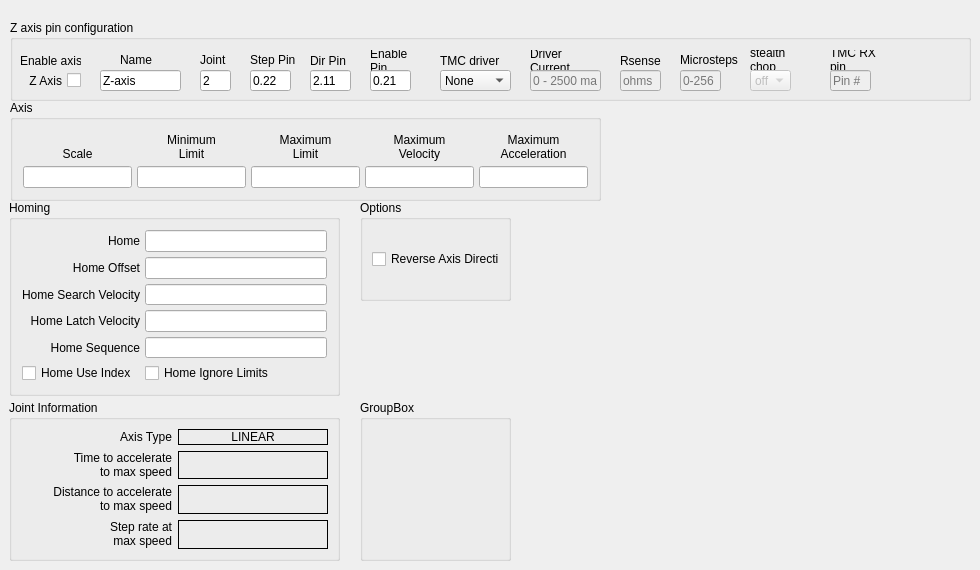
        <widget class="QWidget" name="tab_13">
         <attribute name="title">
          <string>Z Axis</string>
         </attribute>
         <widget class="QGroupBox" name="jointAxisGroup_2">
          <property name="geometry">
           <rect>
            <x>10</x>
            <y>100</y>
            <width>591</width>
            <height>101</height>
           </rect>
          </property>
          <property name="sizePolicy">
           <sizepolicy hsizetype="Preferred" vsizetype="Preferred">
            <horstretch>0</horstretch>
            <verstretch>0</verstretch>
           </sizepolicy>
          </property>
          <property name="styleSheet">
           <string notr="true"/>
          </property>
          <property name="title">
           <string>Axis</string>
          </property>
          <layout class="QGridLayout" name="gridLayout_10">
           <property name="leftMargin">
            <number>10</number>
           </property>
           <property name="topMargin">
            <number>10</number>
           </property>
           <property name="rightMargin">
            <number>10</number>
           </property>
           <property name="bottomMargin">
            <number>10</number>
           </property>
           <property name="spacing">
            <number>5</number>
           </property>
           <item row="0" column="0">
            <widget class="QLabel" name="label_93">
             <property name="text">
              <string>Scale</string>
             </property>
             <property name="alignment">
              <set>Qt::AlignBottom|Qt::AlignHCenter</set>
             </property>
            </widget>
           </item>
           <item row="0" column="2">
            <widget class="QLabel" name="label_94">
             <property name="text">
              <string>Minimum
Limit</string>
             </property>
             <property name="alignment">
              <set>Qt::AlignBottom|Qt::AlignHCenter</set>
             </property>
             <property name="wordWrap">
              <bool>true</bool>
             </property>
            </widget>
           </item>
           <item row="0" column="3">
            <widget class="QLabel" name="label_95">
             <property name="text">
              <string>Maximum
Limit</string>
             </property>
             <property name="textFormat">
              <enum>Qt::AutoText</enum>
             </property>
             <property name="alignment">
              <set>Qt::AlignBottom|Qt::AlignHCenter</set>
             </property>
             <property name="wordWrap">
              <bool>true</bool>
             </property>
            </widget>
           </item>
           <item row="1" column="2">
            <widget class="QLineEdit" name="minLimit_3">
             <property name="alignment">
              <set>Qt::AlignRight|Qt::AlignTrailing|Qt::AlignVCenter</set>
             </property>
            </widget>
           </item>
           <item row="1" column="3">
            <widget class="QLineEdit" name="maxLimit_3">
             <property name="alignment">
              <set>Qt::AlignRight|Qt::AlignTrailing|Qt::AlignVCenter</set>
             </property>
            </widget>
           </item>
           <item row="0" column="4">
            <widget class="QLabel" name="label_96">
             <property name="text">
              <string>Maximum
Velocity</string>
             </property>
             <property name="alignment">
              <set>Qt::AlignBottom|Qt::AlignHCenter</set>
             </property>
             <property name="wordWrap">
              <bool>true</bool>
             </property>
            </widget>
           </item>
           <item row="1" column="4">
            <widget class="QLineEdit" name="maxVelocity_3">
             <property name="alignment">
              <set>Qt::AlignRight|Qt::AlignTrailing|Qt::AlignVCenter</set>
             </property>
            </widget>
           </item>
           <item row="0" column="5">
            <widget class="QLabel" name="label_97">
             <property name="text">
              <string>Maximum
Acceleration</string>
             </property>
             <property name="alignment">
              <set>Qt::AlignBottom|Qt::AlignHCenter</set>
             </property>
             <property name="wordWrap">
              <bool>true</bool>
             </property>
            </widget>
           </item>
           <item row="1" column="0">
            <widget class="QLineEdit" name="scale_3"/>
           </item>
           <item row="1" column="5">
            <widget class="QLineEdit" name="maxAccel_3">
             <property name="alignment">
              <set>Qt::AlignRight|Qt::AlignTrailing|Qt::AlignVCenter</set>
             </property>
            </widget>
           </item>
          </layout>
         </widget>
         <widget class="QGroupBox" name="groupBox_5">
          <property name="geometry">
           <rect>
            <x>9</x>
            <y>200</y>
            <width>331</width>
            <height>196</height>
           </rect>
          </property>
          <property name="styleSheet">
           <string notr="true"/>
          </property>
          <property name="title">
           <string>Homing</string>
          </property>
          <layout class="QGridLayout" name="gridLayout_9">
           <property name="leftMargin">
            <number>10</number>
           </property>
           <property name="topMargin">
            <number>10</number>
           </property>
           <property name="rightMargin">
            <number>10</number>
           </property>
           <property name="bottomMargin">
            <number>10</number>
           </property>
           <property name="spacing">
            <number>5</number>
           </property>
           <item row="0" column="0">
            <widget class="QLabel" name="label_98">
             <property name="text">
              <string>Home</string>
             </property>
             <property name="alignment">
              <set>Qt::AlignRight|Qt::AlignTrailing|Qt::AlignVCenter</set>
             </property>
            </widget>
           </item>
           <item row="0" column="1">
            <widget class="QLineEdit" name="home_3">
             <property name="toolTip">
              <string>&lt;html&gt;&lt;head/&gt;&lt;body&gt;&lt;p&gt;Home is usually set to 0&lt;/p&gt;&lt;/body&gt;&lt;/html&gt;</string>
             </property>
             <property name="alignment">
              <set>Qt::AlignRight|Qt::AlignTrailing|Qt::AlignVCenter</set>
             </property>
            </widget>
           </item>
           <item row="1" column="0">
            <widget class="QLabel" name="label_99">
             <property name="text">
              <string>Home Offset</string>
             </property>
             <property name="alignment">
              <set>Qt::AlignRight|Qt::AlignTrailing|Qt::AlignVCenter</set>
             </property>
            </widget>
           </item>
           <item row="1" column="1">
            <widget class="QLineEdit" name="homeOffset_3">
             <property name="toolTip">
              <string>&lt;html&gt;&lt;head/&gt;&lt;body&gt;&lt;p&gt;Home Offset can be used to back off of the home switch&lt;/p&gt;&lt;/body&gt;&lt;/html&gt;</string>
             </property>
             <property name="alignment">
              <set>Qt::AlignRight|Qt::AlignTrailing|Qt::AlignVCenter</set>
             </property>
            </widget>
           </item>
           <item row="2" column="0">
            <widget class="QLabel" name="label_100">
             <property name="text">
              <string>Home Search Velocity</string>
             </property>
             <property name="alignment">
              <set>Qt::AlignRight|Qt::AlignTrailing|Qt::AlignVCenter</set>
             </property>
            </widget>
           </item>
           <item row="2" column="1">
            <widget class="QLineEdit" name="homeSearchVel_3">
             <property name="toolTip">
              <string>&lt;html&gt;&lt;head/&gt;&lt;body&gt;&lt;p&gt;Search Velocity is in units per second&lt;/p&gt;&lt;/body&gt;&lt;/html&gt;</string>
             </property>
             <property name="alignment">
              <set>Qt::AlignRight|Qt::AlignTrailing|Qt::AlignVCenter</set>
             </property>
            </widget>
           </item>
           <item row="3" column="0">
            <widget class="QLabel" name="label_101">
             <property name="text">
              <string>Home Latch Velocity</string>
             </property>
             <property name="alignment">
              <set>Qt::AlignRight|Qt::AlignTrailing|Qt::AlignVCenter</set>
             </property>
            </widget>
           </item>
           <item row="3" column="1">
            <widget class="QLineEdit" name="homeLatchVel_4">
             <property name="toolTip">
              <string>&lt;html&gt;&lt;head/&gt;&lt;body&gt;&lt;p&gt;Latch Velocity is in user units per second&lt;br/&gt;usually set slower than Search Velocity&lt;/p&gt;&lt;/body&gt;&lt;/html&gt;</string>
             </property>
             <property name="alignment">
              <set>Qt::AlignRight|Qt::AlignTrailing|Qt::AlignVCenter</set>
             </property>
            </widget>
           </item>
           <item row="5" column="0">
            <widget class="QCheckBox" name="homeUseIndex_3">
             <property name="text">
              <string>Home Use Index</string>
             </property>
            </widget>
           </item>
           <item row="5" column="1">
            <widget class="QCheckBox" name="homeIgnoreLimits_3">
             <property name="text">
              <string>Home Ignore Limits</string>
             </property>
            </widget>
           </item>
           <item row="4" column="0">
            <widget class="QLabel" name="label_102">
             <property name="text">
              <string>Home Sequence</string>
             </property>
             <property name="alignment">
              <set>Qt::AlignRight|Qt::AlignTrailing|Qt::AlignVCenter</set>
             </property>
            </widget>
           </item>
           <item row="4" column="1">
            <widget class="QLineEdit" name="homeSequence_3">
             <property name="toolTip">
              <string>&lt;html&gt;&lt;head/&gt;&lt;body&gt;&lt;p&gt;Home sequences start at 0 and do not skip a number.&lt;/p&gt;&lt;p&gt;Multiple joint axis use a negative number.&lt;/p&gt;&lt;p&gt;Leave blank to home the joint manually.&lt;/p&gt;&lt;/body&gt;&lt;/html&gt;</string>
             </property>
            </widget>
           </item>
          </layout>
         </widget>
         <widget class="QGroupBox" name="gridGroupBox_4">
          <property name="geometry">
           <rect>
            <x>9</x>
            <y>400</y>
            <width>331</width>
            <height>161</height>
           </rect>
          </property>
          <property name="styleSheet">
           <string notr="true"/>
          </property>
          <property name="title">
           <string>Joint Information</string>
          </property>
          <layout class="QGridLayout" name="gridLayout_33">
           <item row="1" column="1">
            <widget class="QLabel" name="axisType_3">
             <property name="frameShape">
              <enum>QFrame::Box</enum>
             </property>
             <property name="text">
              <string>LINEAR</string>
             </property>
             <property name="alignment">
              <set>Qt::AlignCenter</set>
             </property>
            </widget>
           </item>
           <item row="2" column="1">
            <widget class="QLabel" name="timeJoint_2">
             <property name="frameShape">
              <enum>QFrame::Box</enum>
             </property>
             <property name="text">
              <string>&lt;html&gt;&lt;head/&gt;&lt;body&gt;&lt;p align=&quot;center&quot;&gt;&lt;br/&gt;&lt;/p&gt;&lt;/body&gt;&lt;/html&gt;</string>
             </property>
            </widget>
           </item>
           <item row="2" column="0">
            <widget class="QLabel" name="label_187">
             <property name="text">
              <string>&lt;html&gt;&lt;head/&gt;&lt;body&gt;&lt;p align=&quot;right&quot;&gt;Time to accelerate&lt;br/&gt;to max speed&lt;/p&gt;&lt;/body&gt;&lt;/html&gt;</string>
             </property>
            </widget>
           </item>
           <item row="3" column="0">
            <widget class="QLabel" name="label_188">
             <property name="text">
              <string>&lt;html&gt;&lt;head/&gt;&lt;body&gt;&lt;p align=&quot;right&quot;&gt;Distance to accelerate&lt;br/&gt;to max speed&lt;/p&gt;&lt;/body&gt;&lt;/html&gt;</string>
             </property>
            </widget>
           </item>
           <item row="3" column="1">
            <widget class="QLabel" name="distanceJoint_2">
             <property name="frameShape">
              <enum>QFrame::Box</enum>
             </property>
             <property name="text">
              <string>&lt;html&gt;&lt;head/&gt;&lt;body&gt;&lt;p align=&quot;center&quot;&gt;&lt;br/&gt;&lt;/p&gt;&lt;/body&gt;&lt;/html&gt;</string>
             </property>
            </widget>
           </item>
           <item row="4" column="0">
            <widget class="QLabel" name="label_189">
             <property name="text">
              <string>&lt;html&gt;&lt;head/&gt;&lt;body&gt;&lt;p align=&quot;right&quot;&gt;Step rate at&lt;br/&gt;max speed&lt;/p&gt;&lt;/body&gt;&lt;/html&gt;</string>
             </property>
            </widget>
           </item>
           <item row="4" column="1">
            <widget class="QLabel" name="stepRateJoint_2">
             <property name="frameShape">
              <enum>QFrame::Box</enum>
             </property>
             <property name="text">
              <string>&lt;html&gt;&lt;head/&gt;&lt;body&gt;&lt;p align=&quot;center&quot;&gt;&lt;br/&gt;&lt;/p&gt;&lt;/body&gt;&lt;/html&gt;</string>
             </property>
            </widget>
           </item>
           <item row="1" column="0">
            <widget class="QLabel" name="label_103">
             <property name="text">
              <string>Axis Type</string>
             </property>
             <property name="alignment">
              <set>Qt::AlignRight|Qt::AlignTrailing|Qt::AlignVCenter</set>
             </property>
            </widget>
           </item>
          </layout>
         </widget>
         <widget class="QGroupBox" name="groupBox_20">
          <property name="geometry">
           <rect>
            <x>360</x>
            <y>400</y>
            <width>151</width>
            <height>161</height>
           </rect>
          </property>
          <property name="title">
           <string>GroupBox</string>
          </property>
         </widget>
         <widget class="QGroupBox" name="groupBox_21">
          <property name="geometry">
           <rect>
            <x>360</x>
            <y>200</y>
            <width>151</width>
            <height>101</height>
           </rect>
          </property>
          <property name="title">
           <string>Options</string>
          </property>
          <layout class="QGridLayout" name="gridLayout_55">
           <item row="0" column="0">
            <widget class="QCheckBox" name="reverse_3">
             <property name="text">
              <string>Reverse Axis Direction</string>
             </property>
            </widget>
           </item>
          </layout>
         </widget>
         <widget class="QGroupBox" name="groupBox_69">
          <property name="geometry">
           <rect>
            <x>10</x>
            <y>20</y>
            <width>961</width>
            <height>81</height>
           </rect>
          </property>
          <property name="title">
           <string>Z axis pin configuration</string>
          </property>
          <widget class="QLabel" name="label_407">
           <property name="geometry">
            <rect>
             <x>820</x>
             <y>30</y>
             <width>61</width>
             <height>20</height>
            </rect>
           </property>
           <property name="text">
            <string>TMC RX pin</string>
           </property>
           <property name="wordWrap">
            <bool>true</bool>
           </property>
          </widget>
          <widget class="QLabel" name="label_408">
           <property name="geometry">
            <rect>
             <x>240</x>
             <y>30</y>
             <width>51</width>
             <height>20</height>
            </rect>
           </property>
           <property name="text">
            <string>Step Pin</string>
           </property>
           <property name="wordWrap">
            <bool>true</bool>
           </property>
          </widget>
          <widget class="QLabel" name="label_409">
           <property name="geometry">
            <rect>
             <x>670</x>
             <y>30</y>
             <width>61</width>
             <height>20</height>
            </rect>
           </property>
           <property name="text">
            <string>Microsteps</string>
           </property>
           <property name="wordWrap">
            <bool>true</bool>
           </property>
          </widget>
          <widget class="QLabel" name="label_410">
           <property name="geometry">
            <rect>
             <x>110</x>
             <y>30</y>
             <width>41</width>
             <height>20</height>
            </rect>
           </property>
           <property name="text">
            <string>Name</string>
           </property>
          </widget>
          <widget class="QLabel" name="label_411">
           <property name="geometry">
            <rect>
             <x>300</x>
             <y>30</y>
             <width>41</width>
             <height>21</height>
            </rect>
           </property>
           <property name="text">
            <string>Dir Pin</string>
           </property>
           <property name="wordWrap">
            <bool>true</bool>
           </property>
          </widget>
          <widget class="QLabel" name="label_412">
           <property name="geometry">
            <rect>
             <x>430</x>
             <y>30</y>
             <width>61</width>
             <height>21</height>
            </rect>
           </property>
           <property name="text">
            <string>TMC driver</string>
           </property>
           <property name="wordWrap">
            <bool>true</bool>
           </property>
          </widget>
          <widget class="QLabel" name="label_413">
           <property name="geometry">
            <rect>
             <x>520</x>
             <y>30</y>
             <width>71</width>
             <height>21</height>
            </rect>
           </property>
           <property name="text">
            <string>Driver Current</string>
           </property>
           <property name="wordWrap">
            <bool>true</bool>
           </property>
          </widget>
          <widget class="QLabel" name="label_414">
           <property name="geometry">
            <rect>
             <x>610</x>
             <y>30</y>
             <width>41</width>
             <height>21</height>
            </rect>
           </property>
           <property name="text">
            <string>Rsense</string>
           </property>
           <property name="wordWrap">
            <bool>true</bool>
           </property>
          </widget>
          <widget class="QLabel" name="label_415">
           <property name="geometry">
            <rect>
             <x>10</x>
             <y>30</y>
             <width>61</width>
             <height>21</height>
            </rect>
           </property>
           <property name="text">
            <string>Enable axis</string>
           </property>
          </widget>
          <widget class="QLabel" name="label_416">
           <property name="geometry">
            <rect>
             <x>360</x>
             <y>30</y>
             <width>51</width>
             <height>21</height>
            </rect>
           </property>
           <property name="text">
            <string>Enable Pin</string>
           </property>
           <property name="wordWrap">
            <bool>true</bool>
           </property>
          </widget>
          <widget class="QLabel" name="label_417">
           <property name="geometry">
            <rect>
             <x>740</x>
             <y>30</y>
             <width>61</width>
             <height>20</height>
            </rect>
           </property>
           <property name="text">
            <string>stealth chop</string>
           </property>
           <property name="wordWrap">
            <bool>true</bool>
           </property>
          </widget>
          <widget class="QLabel" name="label_418">
           <property name="geometry">
            <rect>
             <x>190</x>
             <y>30</y>
             <width>31</width>
             <height>20</height>
            </rect>
           </property>
           <property name="text">
            <string>Joint</string>
           </property>
          </widget>
          <widget class="QComboBox" name="zaxistmc">
           <property name="geometry">
            <rect>
             <x>430</x>
             <y>50</y>
             <width>71</width>
             <height>21</height>
            </rect>
           </property>
           <item>
            <property name="text">
             <string>None</string>
            </property>
           </item>
           <item>
            <property name="text">
             <string>TMC2208</string>
            </property>
           </item>
           <item>
            <property name="text">
             <string>TMC2209</string>
            </property>
           </item>
          </widget>
          <widget class="QLineEdit" name="zaxismicrostep">
           <property name="enabled">
            <bool>false</bool>
           </property>
           <property name="geometry">
            <rect>
             <x>670</x>
             <y>50</y>
             <width>41</width>
             <height>21</height>
            </rect>
           </property>
           <property name="text">
            <string/>
           </property>
           <property name="placeholderText">
            <string>0-256</string>
           </property>
          </widget>
          <widget class="QLineEdit" name="zaxistxt">
           <property name="geometry">
            <rect>
             <x>90</x>
             <y>50</y>
             <width>81</width>
             <height>21</height>
            </rect>
           </property>
           <property name="text">
            <string>Z-axis</string>
           </property>
           <property name="placeholderText">
            <string>comment</string>
           </property>
          </widget>
          <widget class="QComboBox" name="zaxisstealthcop">
           <property name="enabled">
            <bool>false</bool>
           </property>
           <property name="geometry">
            <rect>
             <x>740</x>
             <y>50</y>
             <width>41</width>
             <height>21</height>
            </rect>
           </property>
           <item>
            <property name="text">
             <string>off</string>
            </property>
           </item>
           <item>
            <property name="text">
             <string>on</string>
            </property>
           </item>
          </widget>
          <widget class="QLineEdit" name="zaxisrxpin">
           <property name="enabled">
            <bool>false</bool>
           </property>
           <property name="geometry">
            <rect>
             <x>820</x>
             <y>50</y>
             <width>41</width>
             <height>21</height>
            </rect>
           </property>
           <property name="text">
            <string/>
           </property>
           <property name="placeholderText">
            <string>Pin #</string>
           </property>
          </widget>
          <widget class="QLineEdit" name="zaxiscur">
           <property name="enabled">
            <bool>false</bool>
           </property>
           <property name="geometry">
            <rect>
             <x>520</x>
             <y>50</y>
             <width>71</width>
             <height>21</height>
            </rect>
           </property>
           <property name="text">
            <string/>
           </property>
           <property name="placeholderText">
            <string>0 - 2500 ma</string>
           </property>
          </widget>
          <widget class="QLineEdit" name="zaxisenable">
           <property name="geometry">
            <rect>
             <x>360</x>
             <y>50</y>
             <width>41</width>
             <height>21</height>
            </rect>
           </property>
           <property name="text">
            <string>0.21</string>
           </property>
           <property name="placeholderText">
            <string>Pin#</string>
           </property>
          </widget>
          <widget class="QLineEdit" name="zaxisstep">
           <property name="geometry">
            <rect>
             <x>240</x>
             <y>50</y>
             <width>41</width>
             <height>21</height>
            </rect>
           </property>
           <property name="text">
            <string>0.22</string>
           </property>
           <property name="placeholderText">
            <string>Pin#</string>
           </property>
          </widget>
          <widget class="QLineEdit" name="zaxiscursense">
           <property name="enabled">
            <bool>false</bool>
           </property>
           <property name="geometry">
            <rect>
             <x>610</x>
             <y>50</y>
             <width>41</width>
             <height>21</height>
            </rect>
           </property>
           <property name="text">
            <string/>
           </property>
           <property name="placeholderText">
            <string>ohms</string>
           </property>
          </widget>
          <widget class="QCheckBox" name="zaxis">
           <property name="geometry">
            <rect>
             <x>0</x>
             <y>50</y>
             <width>71</width>
             <height>21</height>
            </rect>
           </property>
           <property name="layoutDirection">
            <enum>Qt::RightToLeft</enum>
           </property>
           <property name="text">
            <string>Z Axis</string>
           </property>
          </widget>
          <widget class="QLineEdit" name="zaxisjoint">
           <property name="geometry">
            <rect>
             <x>190</x>
             <y>50</y>
             <width>31</width>
             <height>21</height>
            </rect>
           </property>
           <property name="text">
            <string>2</string>
           </property>
           <property name="placeholderText">
            <string>0-4</string>
           </property>
          </widget>
          <widget class="QLineEdit" name="zaxisdir">
           <property name="geometry">
            <rect>
             <x>300</x>
             <y>50</y>
             <width>41</width>
             <height>21</height>
            </rect>
           </property>
           <property name="text">
            <string>2.11</string>
           </property>
           <property name="placeholderText">
            <string>Pin#</string>
           </property>
          </widget>
         </widget>
        </widget>
